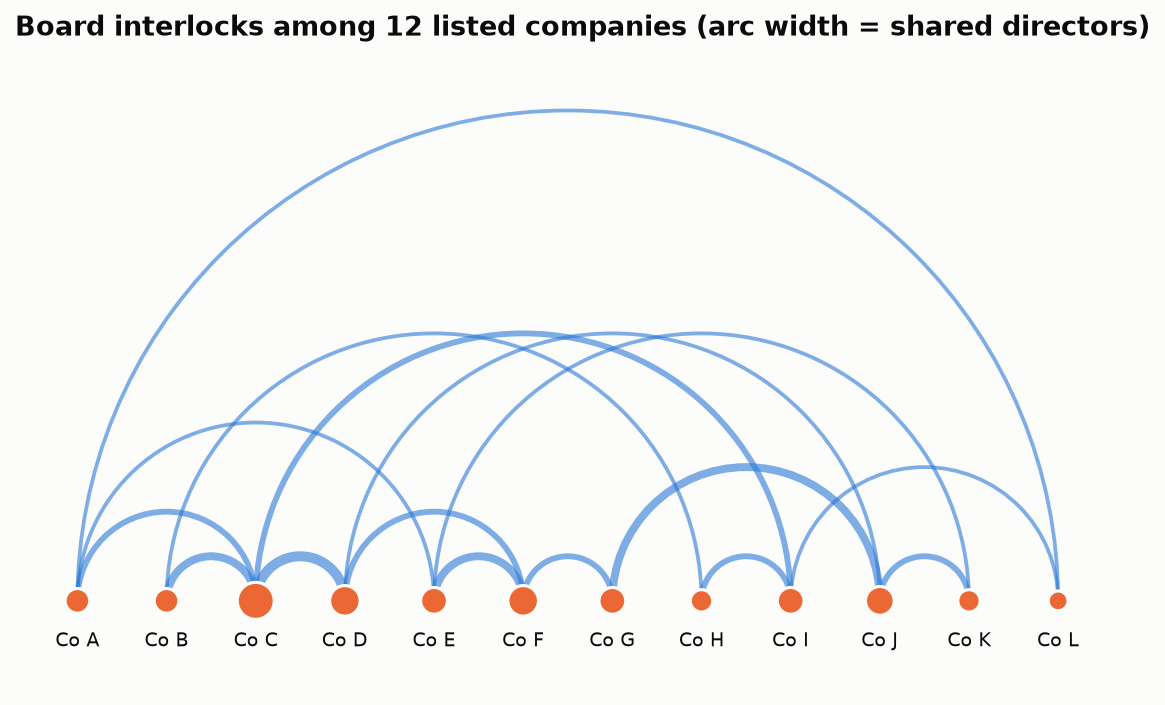

Python code for this plot:
"""
Arc Diagram  -  family: Flow

DESIGN PURPOSE
Nodes are placed along a single line and connections are drawn as arcs above
it. The one-dimensional layout makes node order meaningful (time, sequence, or
group). Arc height shows how far apart connected nodes are.

WHEN TO USE
  - Show connections where node order matters (characters by first appearance,
    sequential steps)
  - Show co-occurrence or links within a sequence (repeated motifs,
    references)
  - Show a cleaner network layout for small graphs

AVOID WHEN
  - The network is large or dense (arcs overlap heavily)
  - Structure such as clusters matters more than order (use a force-directed
    network)

ALTERNATIVES
  - Network graph
  - Adjacency matrix
  - Chord diagram

EXAMPLE
Board interlocks among 12 listed companies, where two firms are linked when
they share directors (synthetic).

Run:  python arc_diagram.py
"""
import sys
from pathlib import Path

import numpy as np
import pandas as pd
import matplotlib.pyplot as plt

# Library style: categorical colors in fixed order, recessive axes, hairline grid.
PALETTE = ["#2a78d6", "#eb6834", "#1baf7a", "#eda100",
           "#e87ba4", "#008300", "#6250d6", "#e34948"]
SEQ_CMAP = "Blues"      # sequential: one hue, light -> dark
DIV_CMAP = "RdBu_r"     # diverging: two opposite hues, neutral midpoint
GRAY = "#b8b7b1"        # de-emphasised marks
plt.rcParams.update({
    "figure.figsize": (8, 4.8), "figure.dpi": 110, "figure.facecolor": "#fcfcfb",
    "axes.facecolor": "#fcfcfb", "axes.edgecolor": "#c9c8c3", "axes.linewidth": 0.8,
    "axes.spines.top": False, "axes.spines.right": False,
    "axes.grid": True, "grid.color": "#e6e5e1", "grid.linewidth": 0.6, "axes.axisbelow": True,
    "axes.prop_cycle": plt.cycler(color=PALETTE),
    "axes.titlesize": 13, "axes.titleweight": "bold", "axes.titlelocation": "left",
    "axes.labelcolor": "#52514e", "xtick.color": "#52514e", "ytick.color": "#52514e",
    "text.color": "#0b0b0b", "font.size": 10, "lines.linewidth": 2,
    "legend.frameon": False,
})

from matplotlib.patches import Arc

# --- Example data ------------------------------------------------------------
chapters = [f"Co {c}" for c in "ABCDEFGHIJKL"]
refs = pd.DataFrame([(1, 3, 2), (1, 5, 1), (2, 3, 3), (2, 8, 1), (3, 4, 4), (3, 9, 2),
                     (4, 6, 2), (5, 6, 3), (5, 11, 1), (6, 7, 2), (7, 10, 3), (8, 9, 2),
                     (9, 12, 1), (10, 11, 2), (1, 12, 1), (4, 10, 1)],
                    columns=["from", "to", "refs"])  # refs = shared directors
refs.head()

# --- Plot --------------------------------------------------------------------
fig, ax = plt.subplots(figsize=(10, 4.8))
for f, t, w in refs.itertuples(index=False):
    center, width = (f + t) / 2, abs(t - f)
    ax.add_patch(Arc((center, 0), width, width, theta1=0, theta2=180,
                     color=PALETTE[0], linewidth=0.8 + 1.0 * w, alpha=0.6))
strength = refs.groupby("from")["refs"].sum().add(refs.groupby("to")["refs"].sum(), fill_value=0)
xs = np.arange(1, 13)
ax.scatter(xs, np.zeros(12), s=[40 + 25 * strength.get(i, 0) for i in xs], color=PALETTE[1],
           zorder=3, edgecolor="#fcfcfb", linewidth=1.5)
for x, c in zip(xs, chapters):
    ax.text(x, -0.35, c, ha="center", va="top", fontsize=9)
ax.set_xlim(0.3, 12.7)
ax.set_ylim(-1, 6.2)
ax.set_aspect("equal")
ax.axis("off")
ax.set_title("Board interlocks among 12 listed companies (arc width = shared directors)")
fig.tight_layout()

# --- Save / show -------------------------------------------------------------
out = Path(__file__).with_name(Path(__file__).stem + ".png")
fig.savefig(out, dpi=150, bbox_inches="tight")
print(f"saved {out}")
if "--no-show" not in sys.argv:
    plt.show()
